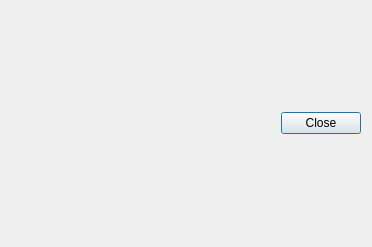
<?xml version="1.0" encoding="UTF-8"?>
<ui version="4.0">
 <class>OCC::SyncLogDialog</class>
 <widget class="QDialog" name="OCC::SyncLogDialog">
  <property name="geometry">
   <rect>
    <x>0</x>
    <y>0</y>
    <width>372</width>
    <height>247</height>
   </rect>
  </property>
  <property name="windowTitle">
   <string>Log de Sincronização</string>
  </property>
  <layout class="QGridLayout" name="gridLayout">
   <item row="0" column="0">
    <layout class="QVBoxLayout" name="logWidgetLayout"/>
   </item>
   <item row="1" column="0">
    <widget class="QDialogButtonBox" name="buttonBox">
     <property name="sizePolicy">
      <sizepolicy hsizetype="MinimumExpanding" vsizetype="Minimum">
       <horstretch>0</horstretch>
       <verstretch>0</verstretch>
      </sizepolicy>
     </property>
     <property name="standardButtons">
      <set>QDialogButtonBox::Close</set>
     </property>
    </widget>
   </item>
  </layout>
 </widget>
 <layoutdefault spacing="6" margin="11"/>
 <resources/>
 <connections/>
</ui>
